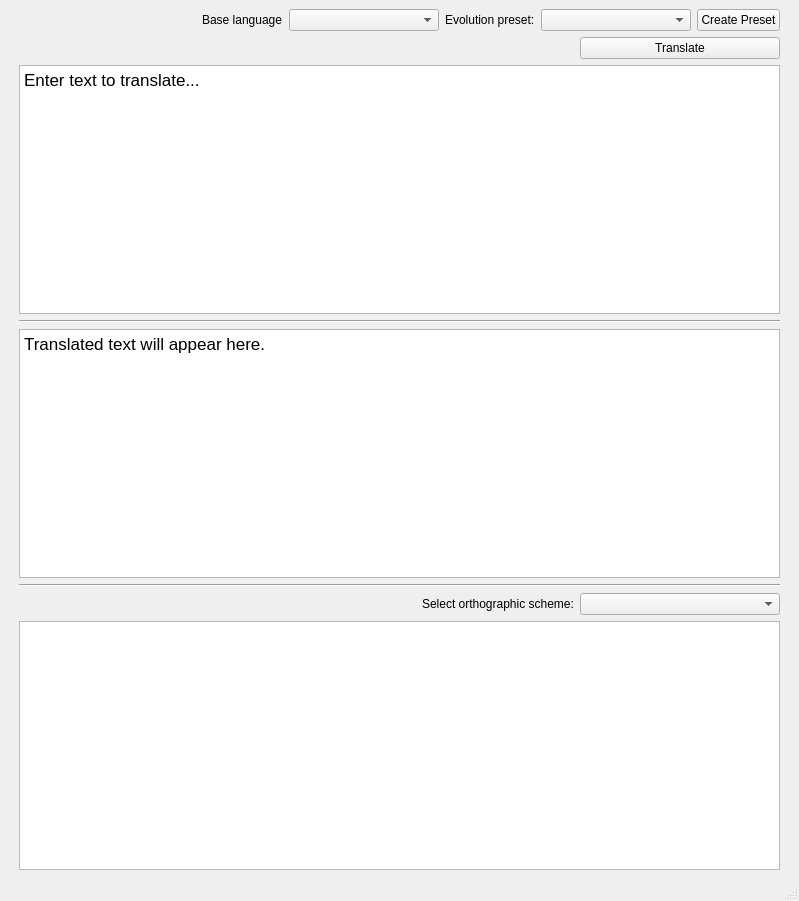
<?xml version="1.0" encoding="UTF-8"?>
<ui version="4.0">
 <class>MainWindow</class>
 <widget class="QMainWindow" name="MainWindow">
  <property name="geometry">
   <rect>
    <x>0</x>
    <y>0</y>
    <width>799</width>
    <height>901</height>
   </rect>
  </property>
  <property name="windowTitle">
   <string>MainWindow</string>
  </property>
  <widget class="QWidget" name="centralwidget">
   <widget class="QWidget" name="verticalLayoutWidget">
    <property name="geometry">
     <rect>
      <x>19</x>
      <y>9</y>
      <width>761</width>
      <height>861</height>
     </rect>
    </property>
    <layout class="QVBoxLayout" name="verticalLayout">
     <item>
      <layout class="QHBoxLayout" name="horizontalLayout">
       <item>
        <spacer name="horizontalSpacer">
         <property name="orientation">
          <enum>Qt::Horizontal</enum>
         </property>
         <property name="sizeHint" stdset="0">
          <size>
           <width>40</width>
           <height>20</height>
          </size>
         </property>
        </spacer>
       </item>
       <item>
        <widget class="QLabel" name="label_base">
         <property name="text">
          <string>Base language</string>
         </property>
        </widget>
       </item>
       <item>
        <widget class="QComboBox" name="comboBox_baseLang">
         <property name="minimumSize">
          <size>
           <width>150</width>
           <height>0</height>
          </size>
         </property>
        </widget>
       </item>
       <item>
        <widget class="QLabel" name="label_preset">
         <property name="text">
          <string>Evolution preset:</string>
         </property>
        </widget>
       </item>
       <item>
        <widget class="QComboBox" name="comboBox_preset">
         <property name="minimumSize">
          <size>
           <width>150</width>
           <height>0</height>
          </size>
         </property>
        </widget>
       </item>
       <item>
        <widget class="QPushButton" name="pushButton_create_preset">
         <property name="text">
          <string>Create Preset</string>
         </property>
        </widget>
       </item>
      </layout>
     </item>
     <item>
      <layout class="QHBoxLayout" name="horizontalLayout_2">
       <item>
        <spacer name="horizontalSpacer_2">
         <property name="orientation">
          <enum>Qt::Horizontal</enum>
         </property>
         <property name="sizeHint" stdset="0">
          <size>
           <width>40</width>
           <height>20</height>
          </size>
         </property>
        </spacer>
       </item>
       <item>
        <widget class="QPushButton" name="pushButton_translate">
         <property name="minimumSize">
          <size>
           <width>200</width>
           <height>0</height>
          </size>
         </property>
         <property name="text">
          <string>Translate</string>
         </property>
        </widget>
       </item>
      </layout>
     </item>
     <item>
      <widget class="QTextEdit" name="textEdit_input">
       <property name="html">
        <string>&lt;!DOCTYPE HTML PUBLIC &quot;-//W3C//DTD HTML 4.0//EN&quot; &quot;http://www.w3.org/TR/REC-html40/strict.dtd&quot;&gt;
&lt;html&gt;&lt;head&gt;&lt;meta name=&quot;qrichtext&quot; content=&quot;1&quot; /&gt;&lt;style type=&quot;text/css&quot;&gt;
p, li { white-space: pre-wrap; }
&lt;/style&gt;&lt;/head&gt;&lt;body style=&quot; font-family:'.AppleSystemUIFont'; font-size:13pt; font-weight:400; font-style:normal;&quot;&gt;
&lt;p style=&quot; margin-top:0px; margin-bottom:0px; margin-left:0px; margin-right:0px; -qt-block-indent:0; text-indent:0px;&quot;&gt;Enter text to translate...&lt;/p&gt;&lt;/body&gt;&lt;/html&gt;</string>
       </property>
      </widget>
     </item>
     <item>
      <widget class="Line" name="line">
       <property name="orientation">
        <enum>Qt::Horizontal</enum>
       </property>
      </widget>
     </item>
     <item>
      <widget class="QTextEdit" name="textEdit_output">
       <property name="html">
        <string>&lt;!DOCTYPE HTML PUBLIC &quot;-//W3C//DTD HTML 4.0//EN&quot; &quot;http://www.w3.org/TR/REC-html40/strict.dtd&quot;&gt;
&lt;html&gt;&lt;head&gt;&lt;meta name=&quot;qrichtext&quot; content=&quot;1&quot; /&gt;&lt;style type=&quot;text/css&quot;&gt;
p, li { white-space: pre-wrap; }
&lt;/style&gt;&lt;/head&gt;&lt;body style=&quot; font-family:'.AppleSystemUIFont'; font-size:13pt; font-weight:400; font-style:normal;&quot;&gt;
&lt;p style=&quot; margin-top:0px; margin-bottom:0px; margin-left:0px; margin-right:0px; -qt-block-indent:0; text-indent:0px;&quot;&gt;Translated text will appear here.&lt;/p&gt;&lt;/body&gt;&lt;/html&gt;</string>
       </property>
      </widget>
     </item>
     <item>
      <widget class="Line" name="line_2">
       <property name="orientation">
        <enum>Qt::Horizontal</enum>
       </property>
      </widget>
     </item>
     <item>
      <layout class="QHBoxLayout" name="horizontalLayout_4">
       <item>
        <spacer name="horizontalSpacer_4">
         <property name="orientation">
          <enum>Qt::Horizontal</enum>
         </property>
         <property name="sizeHint" stdset="0">
          <size>
           <width>40</width>
           <height>20</height>
          </size>
         </property>
        </spacer>
       </item>
       <item>
        <widget class="QLabel" name="label_2">
         <property name="text">
          <string>Select orthographic scheme:</string>
         </property>
        </widget>
       </item>
       <item>
        <widget class="QComboBox" name="comboBox_ortho">
         <property name="minimumSize">
          <size>
           <width>200</width>
           <height>0</height>
          </size>
         </property>
        </widget>
       </item>
      </layout>
     </item>
     <item>
      <widget class="QTextEdit" name="textEdit"/>
     </item>
    </layout>
   </widget>
  </widget>
  <widget class="QStatusBar" name="statusbar"/>
 </widget>
 <resources/>
 <connections/>
</ui>
